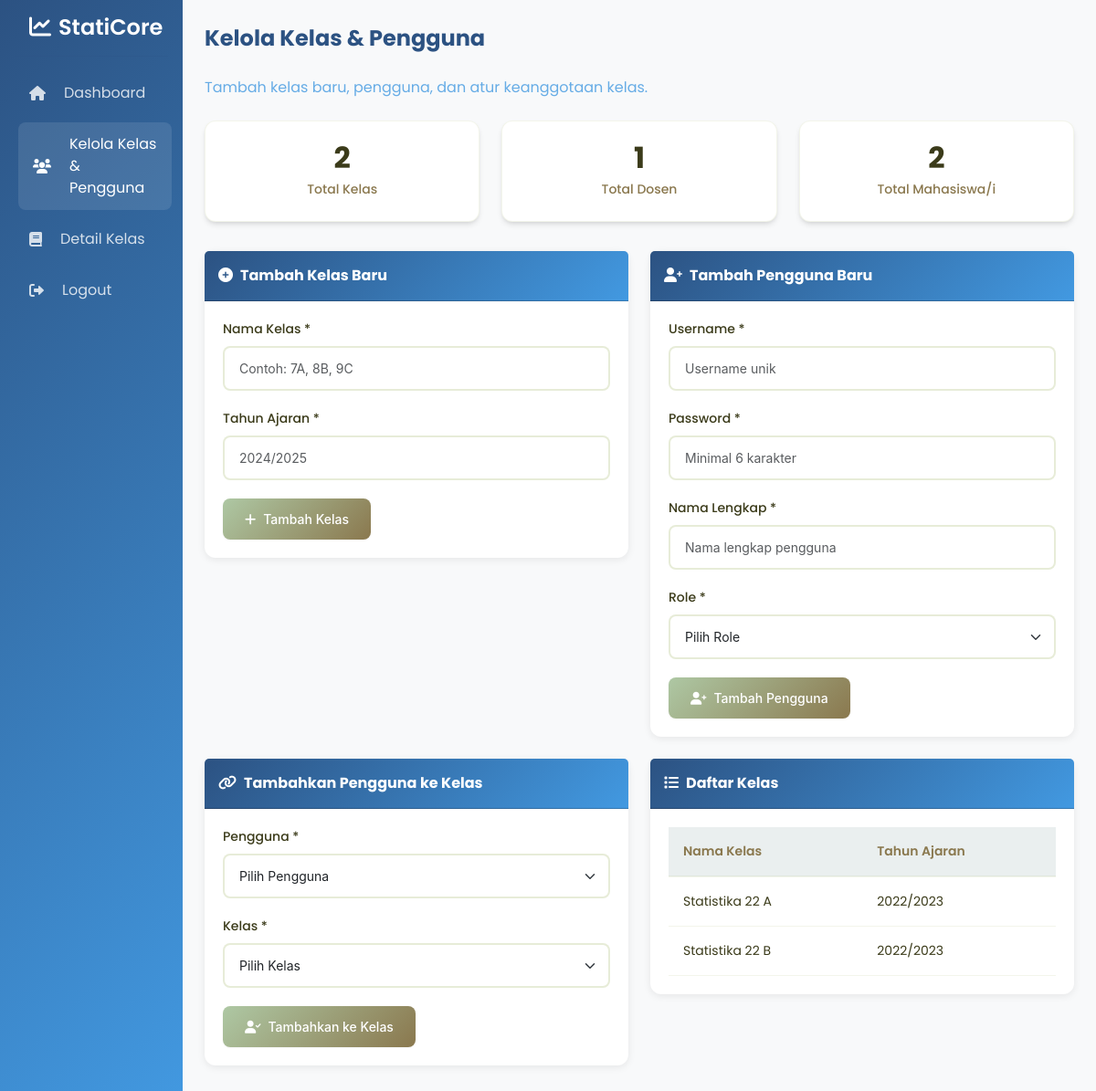
Screenshot of /views/admin/manage_classes.php (signed in) with the database file from the repository.
### tables this page shows
CREATE TABLE `kelas` (
  `id` int(11) NOT NULL,
  `nama_kelas` varchar(50) NOT NULL,
  `tahun_ajaran` varchar(9) NOT NULL,
  `created_at` timestamp NOT NULL DEFAULT current_timestamp()
);

### views/admin/manage_classes.php (the view, shortened to what this page needs)
<?php
$db = new Database();
$conn = $db->getConnection();
$classes_query = "
    SELECT k.*,
           COUNT(DISTINCT gk.guru_id) as guru_count,
           COUNT(DISTINCT sk.siswa_id) as siswa_count
    FROM kelas k
    LEFT JOIN guru_kelas gk ON k.id = gk.kelas_id
    LEFT JOIN siswa_kelas sk ON k.id = sk.kelas_id
    GROUP BY k.id
    ORDER BY k.tahun_ajaran DESC, k.nama_kelas
";
$classes = $conn->query($classes_query)->fetchAll();
$stats_query = $conn->query("
    SELECT
        role,
        COUNT(*) as count
    FROM users
    WHERE role != 'admin'
    GROUP BY role
")->fetchAll(PDO::FETCH_KEY_PAIR);
?>
<!DOCTYPE html>
<html lang="id">
<head>
    <link href="https://cdn.jsdelivr.net/npm/bootstrap@5.3.0/dist/css/bootstrap.min.css" rel="stylesheet">
    <link href="https://cdnjs.cloudflare.com/ajax/libs/font-awesome/6.0.0/css/all.min.css" rel="stylesheet">
</head>
<body>
    <div class="container-fluid">
        <div class="row">
            <div class="col-md-3 col-lg-2 px-0 sidebar" id="drawerSidebar">
                <div class="p-3">
                    <h4><i class="fas fa-chart-line me-2"></i>StatiCore</h4>
                    <hr>
                    <ul class="nav flex-column">
                        <li class="nav-item">
                            <a class="nav-link" href="dashboard.php">
                                <i class="fas fa-home me-2"></i>Dashboard
                            </a>
                        </li>
                        <li class="nav-item">
                            <a class="nav-link active" href="manage_classes.php">
                                <i class="fas fa-users me-2"></i>Kelola Kelas & Pengguna
                            </a>
                        </li>
                        <li class="nav-item">
                            <a class="nav-link" href="detail_kelas.php">
                                <i class="fa-solid fa-book me-2"></i>Detail Kelas
                            </a>
                        </li>
                        <li class="nav-item">
                            <a class="nav-link" href="../../logout.php" id="logoutBtn">
                                <i class="fas fa-sign-out-alt me-2"></i>Logout
                            </a>
                        </li>
                    </ul>
                </div>
            </div>
            <div class="col-md-9 col-lg-10 p-4 content-wrapper">
                <div class="mb-4 Title">Kelola Kelas & Pengguna</div>
                <div class="subtitle mb-4">Tambah kelas baru, pengguna, dan atur keanggotaan kelas.</div>
                <div class="stats-grid">
                    <div class="stat-card">
                        <div class="stat-number"><?php echo count($classes); ?></div>
                        <div class="stat-label">Total Kelas</div>
                    </div>
                    <div class="stat-card">
                        <div class="stat-number"><?php echo $stats_query['guru'] ?? 0; ?></div>
                        <div class="stat-label">Total Dosen</div>
                    </div>
                    <div class="stat-card">
                        <div class="stat-number"><?php echo $stats_query['siswa'] ?? 0; ?></div>
                        <div class="stat-label">Total Mahasiswa/i</div>
                    </div>
                </div>
                <div class="row">
                    <div class="col-md-6 mb-4">
                        <div class="card">
                            <div class="card-header">
                                <i class="fas fa-plus-circle me-2"></i>Tambah Kelas Baru
                            </div>
                            <div class="card-body">
                                <form method="POST" id="addClassForm">
                                    <div class="form-group">
                                        <label class="form-label">Nama Kelas *</label>
                                        <input type="text" class="form-control" name="nama_kelas"
                                            placeholder="Contoh: 7A, 8B, 9C" required maxlength="50">
                                    </div>
                                    <div class="form-group">
                                        <label class="form-label">Tahun Ajaran *</label>
                                        <input type="text" class="form-control" name="tahun_ajaran"
                                            placeholder="2024/2025" required pattern="[0-9]{4}/[0-9]{4}"
                                            title="Format: YYYY/YYYY">
                                    </div>
                                    <button type="submit" class="btn btn-primary">
                                        <i class="fas fa-plus me-2"></i>Tambah Kelas
                                    </button>
                                </form>
                            </div>
                        </div>
                    </div>
                    <div class="col-md-6 mb-4">
                        <div class="card">
                            <div class="card-header">
                                <i class="fas fa-user-plus me-2"></i>Tambah Pengguna Baru
                            </div>
                            <div class="card-body">
                                <form method="POST" id="addUserForm">
                                    <div class="form-group">
                                        <label class="form-label">Username *</label>
                                        <input type="text" class="form-control" name="username" required minlength="3"
                                            maxlength="50" placeholder="Username unik">
                                    </div>
                                    <div class="form-group">
                                        <label class="form-label">Password *</label>
                                        <input type="password" class="form-control" name="password" required
                                            minlength="6" placeholder="Minimal 6 karakter">
                                    </div>
                                    <div class="form-group">
                                        <label class="form-label">Nama Lengkap *</label>
                                        <input type="text" class="form-control" name="nama_lengkap" required
                                            maxlength="100" placeholder="Nama lengkap pengguna">
                                    </div>
                                    <div class="form-group">
                                        <label class="form-label">Role *</label>
                                        <select class="form-select" name="role" required>
                                            <option value="">Pilih Role</option>
                                        </select>
                                    </div>
                                    <button type="submit" class="btn btn-primary">
                                        <i class="fas fa-user-plus me-2"></i>Tambah Pengguna
                                    </button>
                                </form>
                            </div>
                        </div>
                    </div>
                    <div class="col-md-6 mb-4">
                        <div class="card">
                            <div class="card-header">
                                <i class="fas fa-link me-2"></i>Tambahkan Pengguna ke Kelas
                            </div>
                            <div class="card-body">
                                <form method="POST" id="assignUserForm">
                                    <div class="form-group">
                                        <label class="form-label">Pengguna *</label>
                                        <select class="form-select" name="user_id" required id="userSelect">
                                            <option value="">Pilih Pengguna</option>
                                        </select>
                                    </div>
                                    <div class="form-group">
                                        <label class="form-label">Kelas *</label>
                                        <select class="form-select" name="kelas_id" required>
                                            <option value="">Pilih Kelas</option>
                                        </select>
                                    </div>
                                    <button type="submit" class="btn btn-primary">
                                        <i class="fas fa-user-check me-2"></i>Tambahkan ke Kelas
                                    </button>
                                </form>
                            </div>
                        </div>
                    </div>
                    <div class="col-md-6 mb-4">
                        <div class="card">
                            <div class="card-header">
                                <i class="fas fa-list me-2"></i>Daftar Kelas
                            </div>
                            <div class="card-body">
                                <div class="table-responsive">
                                    <table class="table align-middle mb-0">
                                        <thead>
                                            <tr>
                                                <th>Nama Kelas</th>
                                                <th>Tahun Ajaran</th>
                                            </tr>
                                        </thead>
                                        <tbody>
                                            <?php foreach ($classes as $class): ?>
                                                <tr>
                                                    <td><?= $class['nama_kelas']; ?></td>
                                                    <td><?= $class['tahun_ajaran']; ?></td>
                                                </tr>
                                            <?php endforeach; ?>
                                        </tbody>
                                    </table>
                                </div>
                            </div>
                        </div>
                    </div>
                </div>
            </div>
        </div>
    </div>
</body>
</html>

### views/admin/manage_classes.php (style rules this page uses)
:root { --primary: #2c5282; --secondary: #4299e1; --accent: #f6ad55; --light: #f7fafc; --border-radius-sm: 8px; --border-radius-md: 12px; --border-radius-lg: 16px; }
body { font-family: 'Poppins', sans-serif; background-color: #f8f9fa; color: var(--primary); }
.Title { font-size: 1.5rem; font-weight: 700; margin-bottom: 30px; color: var(--primary); }
.subtitle { color: var(--secondary); font-size: 16px; opacity: 0.8; }
.sidebar { background: linear-gradient(135deg, var(--primary), var(--secondary)); min-height: 100vh; transition: all 0.3s ease; }
.sidebar .nav-link { color: rgba(255, 255, 255, 0.8); border-radius: var(--border-radius-sm); padding: 0.75rem 1rem; margin-bottom: 0.5rem; display: flex; align-items: center; gap: 0.75rem; }
.sidebar .nav-link:hover, .sidebar .nav-link.active { color: white; background-color: rgba(255, 255, 255, 0.1); transform: translateX(4px); }
.sidebar h4 { font-weight: 600; padding-left: 1rem; color: white; }
.stats-grid { display: grid; grid-template-columns: repeat(auto-fit, minmax(200px, 1fr)); gap: 24px; margin-bottom: 32px; }
.stat-card { background: #ffffff; padding: 24px; border-radius: 12px; text-align: center; box-shadow: 0 4px 6px -1px rgb(0 0 0 / 0.1), 0 2px 4px -2px rgb(0 0 0 / 0.1); border: 1px solid rgba(133, 159, 61, 0.1); transition: transform 0.2s ease, box-shadow 0.2s ease; }
.stat-number { font-size: 32px; font-weight: 700; color: #3B3B1A; line-height: 1; }
.stat-label { color: #8A784E; font-size: 14px; font-weight: 500; margin-top: 8px; }
.card { border: none; border-radius: 12px; box-shadow: 0 2px 8px rgba(0, 0, 0, 0.08); transition: transform 0.2s ease; background-color: white; }
.card-header { background: linear-gradient(135deg, var(--primary), var(--secondary)); color: white; font-weight: bold; padding: 15px; }
.card-body { padding: 20px; }
.form-group { margin-bottom: 20px; }
.form-label { display: block; margin-bottom: 8px; font-weight: 500; color: #3B3B1A; font-size: 14px; }
.form-control, .form-select { width: 100%; padding: 12px 16px; border: 2px solid rgba(133, 159, 61, 0.2); border-radius: 8px; font-size: 14px; transition: all 0.2s ease; background-color: #ffffff; font-family: 'Inter', -apple-system, BlinkMacSystemFont, sans-serif; }
.btn { padding: 12px 24px; border: none; border-radius: 8px; font-weight: 500; font-size: 14px; cursor: pointer; transition: all 0.2s ease; text-decoration: none; display: inline-flex; align-items: center; justify-content: center; font-family: 'Inter', -apple-system, BlinkMacSystemFont, sans-serif; }
.btn-primary { background: linear-gradient(135deg, #AEC8A4 0%, #8A784E 100%); color: #ffffff; box-shadow: 0 1px 2px 0 rgb(0 0 0 / 0.05); }
.table { width: 100%; margin: 0; border-collapse: collapse; font-size: 14px; }
.table th { background: #EAEFEF; padding: 16px; text-align: left; font-weight: 600; color: #8A784E; border-bottom: 2px solid rgba(133, 159, 61, 0.1); }
.table td { padding: 16px; border-bottom: 1px solid rgba(133, 159, 61, 0.1); color: #3B3B1A; }

### rows the page displays
kelas: nama_kelas "Statistika 22 A", tahun_ajaran "2022/2023"
kelas: nama_kelas "Statistika 22 B", tahun_ajaran "2022/2023"

### other values shown
count($classes) "2"
$stats_query['guru'] "1"
$stats_query['siswa'] "2"
